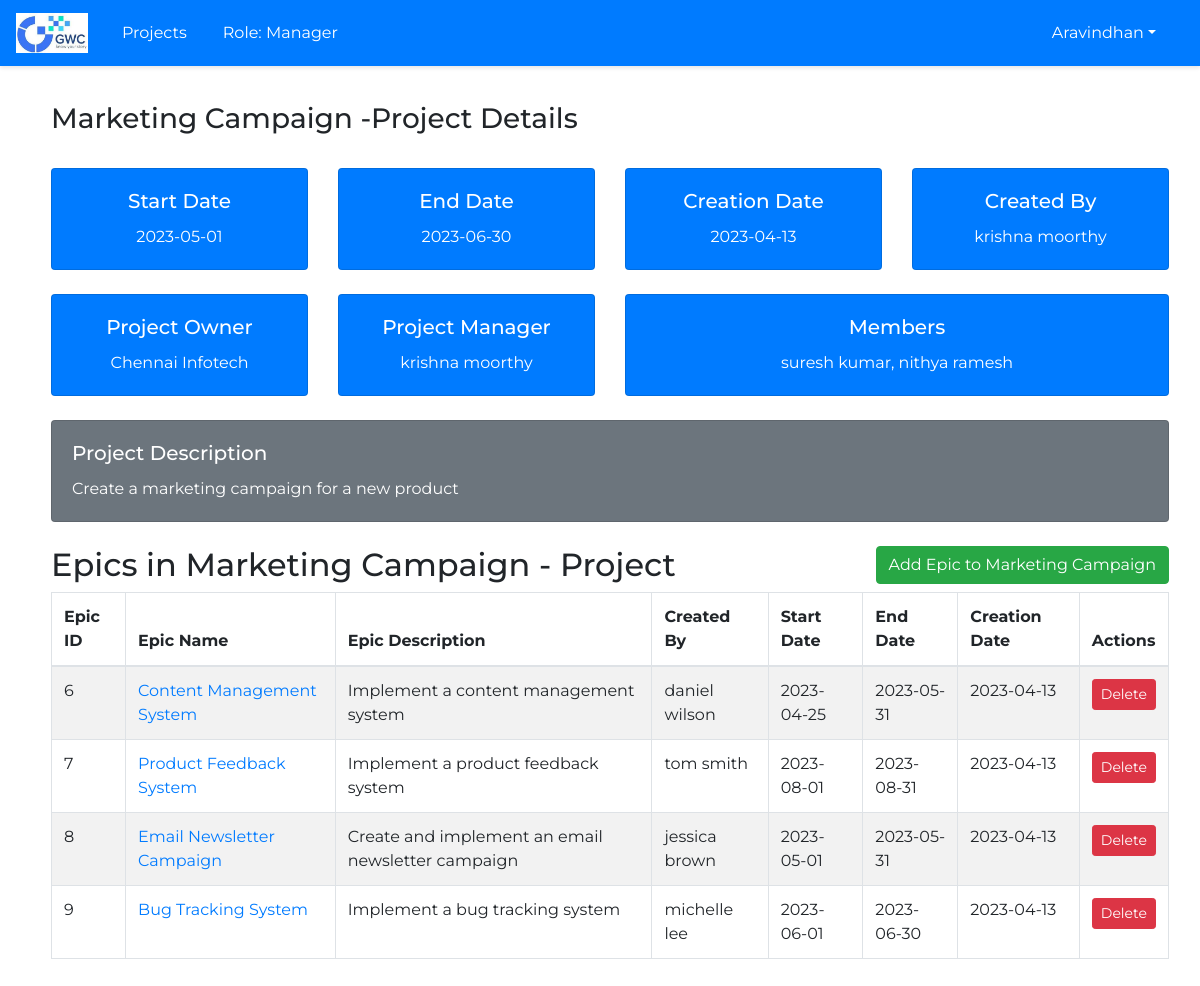
The page /project/2 (signed in) on the database its author committed.
### main.py (models this page shows, shortened)
class Users(db.Model):
    id = db.Column(db.Integer(), primary_key=True, autoincrement=True)
    Email = db.Column(db.String(250), unique=True, nullable=False)
    Name = db.Column(db.String(250), nullable=False)
    User_Role = db.Column(db.String(250), default='Member', nullable=False)
    Password = db.Column(db.String(250), nullable=False)
    Designation = db.Column(db.String(250), nullable=False)
    Creation_Date = db.Column(db.DateTime(), default=dt.datetime.utcnow() + dt.timedelta(hours=5, minutes=30), nullable=False)

class Project(db.Model):
    id = db.Column(db.Integer(), primary_key=True, autoincrement=True)
    ProjectName = db.Column(db.String(250), nullable=False)
    ProjectOwner = db.Column(db.String(250), nullable=False)
    ProjectDescription = db.Column(db.Text)
    ProjectManager = db.Column(db.String(250), nullable=False)
    CreatedBy = db.Column(db.String(250), nullable=False)
    Members = db.Column(db.Text)
    StartDate = db.Column(db.Date(), nullable=False)
    EndDate = db.Column(db.Date(), nullable=False)
    CreationDate = db.Column(db.DateTime(), default=dt.datetime.utcnow() + dt.timedelta(hours=5, minutes=30), nullable=False)

class Epic(db.Model):
    id = db.Column(db.Integer(), primary_key=True, autoincrement=True)
    EpicName = db.Column(db.String(250), nullable=False)
    EpicDescription = db.Column(db.Text)
    CreatedBy = db.Column(db.String(250), nullable=False)
    StartDate = db.Column(db.Date(), nullable=False)
    EndDate = db.Column(db.Date(), nullable=False)
    CreationDate = db.Column(db.DateTime(), default=dt.datetime.utcnow() + dt.timedelta(hours=5, minutes=30), nullable=False)
    ProjectID = db.Column(db.Integer(), db.ForeignKey('project.id'), nullable=False)

### main.py (the view)
@app.route('/project/<int:project_id>', methods=['POST', 'GET'])
def project_details(project_id):
    project = Project.query.get_or_404(project_id)
    epics_data = Epic.query.filter_by(ProjectID=project_id).all()
    return render_template('project_details.html', project=project, epics=epics_data, project_name=project.ProjectName)

### main.py (called while the page is built, shortened)
@app.before_request
def require_login():
    allowed_routes = ['login','static', 'show_register']  # add any route that doesn't require login here
    if request.endpoint not in allowed_routes and 'user_id' not in session:
        return redirect(url_for('login'))

@app.before_request
def restrict_access_member():
    user_id = session.get('user_id')
    if user_id:
        user = Users.query.filter_by(id=user_id).first()

@app.before_request
def restrict_access_teamlead():
    user_id = session.get('user_id')
    if user_id:
        user = Users.query.filter_by(id=user_id).first()
        if user.User_Role == 'Team Lead':
            restricted_functions = ['add_project', 'add_epic', 'add_story', 'update_project', 'update_epic', 'update_story', 'delete_story', 'delete_epic','show_users','update_user_role']
            if request.endpoint in restricted_functions:
                abort(403)  # Forbidden

@app.before_request
def restrict_access_manager():
    user_id = session.get('user_id')
    if user_id:
        user = Users.query.filter_by(id=user_id).first()
        if user.User_Role == 'Manager':
            restricted_functions = ['add_project', 'update_project','show_users','update_user_role']
            if request.endpoint in restricted_functions:
                abort(403)  # Forbidden

@app.context_processor
def inject_user():
    def get_user():
        if 'user_id' in session:
            user = Users.query.get(session['user_id'])
            return user
        return None
    return {'user': get_user()}

### templates/project_details.html (shortened to what this page needs)
{% extends "base_layout.html" %}
{% block main %}
<div class="container-fluid">
<div class="row">
  <div class="col-md-8">
    <h3>{{ project_name }} -Project Details</h3>
  </div>
</div>
<br>
<div class="row">
  <div class="col-sm-3">
    <div class="card text-center bg-primary text-white">
      <div class="card-body">
        <h5 class="card-title">Start Date</h5>
        <p class="card-text">{{ project.StartDate }}</p>
      </div>
    </div>
  </div>
  <div class="col-sm-3">
    <div class="card text-center bg-primary text-white">
      <div class="card-body">
        <h5 class="card-title">End Date</h5>
        <p class="card-text">{{ project.EndDate }}</p>
      </div>
    </div>
  </div>
  <div class="col-sm-3">
    <div class="card  text-center bg-primary text-white">
      <div class="card-body">
        <h5 class="card-title">Creation Date</h5>
        <p class="card-text">{{ project.CreationDate.date() }}</p>
      </div>
    </div>
  </div>
  <div class="col-sm-3">
    <div class="card  text-center bg-primary text-white">
      <div class="card-body">
        <h5 class="card-title">Created By</h5>
        <p class="card-text">{{ project.CreatedBy.split('@')[0].lower() }}</p>
      </div>
    </div>
  </div>
</div>
<br>
<div class="row">
  <div class="col-sm-3">
    <div class="card text-center bg-primary text-white">
      <div class="card-body">
        <h5 class="card-title">Project Owner</h5>
        <p class="card-text">{{ project.ProjectOwner }}</p>
      </div>
    </div>
  </div>
  <div class="col-sm-3">
    <div class="card text-center bg-primary text-white">
      <div class="card-body">
        <h5 class="card-title">Project Manager</h5>
        <p class="card-text">{{ project.ProjectManager.split('@')[0].lower() }}</p>
      </div>
    </div>
  </div>
  <div class="col-sm-6">
    <div class="card  text-center bg-primary text-white">
      <div class="card-body">
        <h5 class="card-title">Members</h5>
        <p class="card-text">{{ project.Members.split('@')[0].lower() }}</p>
      </div>
    </div>
  </div>
</div>
<br>
<div class="row">
  <div class="col-sm-12">
    <div class="card text-white bg-secondary">
      <div class="card-body">
        <h5 class="card-title">Project Description</h5>
        <p class="card-text">{{ project.ProjectDescription }}</p>
      </div>
    </div>
  </div>
</div>
<br>
<div class="row">
<div class="col-md-8">
<h2>Epics in {{ project_name }} - Project</h2>
</div>
{% if user.User_Role not in ['Member', 'Team Lead'] %}
<div class="col-md-4">
  <form action="{{ url_for('add_epic', project_id=project.id) }}" method="GET" style="text-align: right;">
  <button type="submit" class="btn btn-success ">Add Epic to {{ project.ProjectName }}</button>
  </form>
</div>
{% endif %}
</div>
    <table class="table table-striped table-bordered table-hover">
      <thead>
        <tr>
          <th scope="col">Epic ID</th>
          <th scope="col">Epic Name</th>
          <th scope="col">Epic Description</th>
          <th scope="col">Created By</th>
          <th scope="col">Start Date</th>
          <th scope="col">End Date</th>
          <th scope="col">Creation Date</th>
          {% if user.User_Role not in ['Member', 'Team Lead'] %}
          <th scope="col">Actions</th>
          {% endif %}
        </tr>
      </thead>
      <tbody>
        {% for epic in epics %}
          <tr>
            <td scope="row">{{ epic.id }}</td>
            <td><a href="{{ url_for('epic_details', epic_id=epic.id) }}">{{ epic.EpicName }}</a></td>
            <td>{{ epic.EpicDescription }}</td>
            <td>{{ epic.CreatedBy.split('@')[0].lower() }}</td>
            <td>{{ epic.StartDate }}</td>
            <td>{{ epic.EndDate }}</td>
            <td>{{ epic.CreationDate.date() }}</td>
            {% if user.User_Role not in ['Member', 'Team Lead'] %}
            <td>
              <form action="{{ url_for('delete_epic', project_id=project.id,epic_id=epic.id) }}" method="POST" onsubmit="return confirm('Are you sure you want to delete this Epic?');">
                <button type="submit" class="btn btn-danger btn-sm">Delete</button>
              </form>
            </td>
            {% endif %}
          </tr>
        {% endfor %}
      </tbody>
    </table>
{% endblock %}

### templates/base_layout.html (shortened to what this page needs)
<!DOCTYPE html>
<html>
  <head>
      <link rel="stylesheet" href="https://maxcdn.bootstrapcdn.com/bootstrap/4.5.2/css/bootstrap.min.css">
      <link href="{{ url_for('static', filename='css/base_layout-style.css') }}" rel="stylesheet">
  </head>
  <body>
    <nav class="navbar navbar-expand-md navbar-light bg-primary">
      <a class="navbar-brand" href="{{ url_for('login') }}">
        <img src="{{ url_for('static', filename='images/placeholder-logo.png') }}" alt="Logo">
      </a>
      <ul class="navbar-nav">
        {% if user.User_Role in ['Manager', 'Admin', 'Team Lead'] %}
        <li class="nav-item">
          <a class="nav-link" href="{{ url_for('show_projects') }}">Projects</a>
        </li>
        {% endif %}
        <li class="nav-item nav-link">
          Role: {{ user.User_Role }}
        </li>
      </ul>
      <ul class="navbar-nav ml-auto">
        <li class="nav-item dropdown">
          <a class="nav-link dropdown-toggle" href="#" id="navbardrop" data-toggle="dropdown">{{ user.Name }}</a>
        </li>
      </ul>
    </nav>
    <main>
      {% block main %}
      {% endblock %}
    </main>
  </body>
</html>

### static/css/base_layout-style.css (style rules this page uses)
* { box-sizing: border-box; margin: 0; padding: 0; }
body { background-color: white; font-family: 'Montserrat', sans-serif; }
.navbar-brand img { height: 40px; margin-right: 10px; }
.navbar-nav li { padding-right: 20px; color: white !important; }
.nav-link { color: white !important; }
nav { display: flex; justify-content: space-between; align-items: center; padding: 1rem; background-color: white; box-shadow: 0px 2px 4px rgba(0, 0, 0, 0.1); }
main { margin: 20px 0 0 20px; padding: 1rem; }

### rows shown on the page
Users: User_Role "Manager", Name "Aravindhan"
Project: ProjectName "Marketing Campaign", StartDate "2023-05-01", EndDate "2023-06-30", CreationDate "2023-04-13", CreatedBy.split "krishna moorthy", ProjectOwner "Chennai Infotech", ProjectManager.split "krishna moorthy", Members.split "suresh kumar, nithya ramesh", ProjectDescription "Create a marketing campaign for a new product"
Epic: id "6", EpicName "Content Management System", EpicDescription "Implement a content management system", CreatedBy.split "daniel wilson", StartDate "2023-04-25", EndDate "2023-05-31", CreationDate "2023-04-13"
Epic: id "7", EpicName "Product Feedback System", EpicDescription "Implement a product feedback system", CreatedBy.split "tom smith", StartDate "2023-08-01", EndDate "2023-08-31", CreationDate "2023-04-13"
Epic: id "8", EpicName "Email Newsletter Campaign", EpicDescription "Create and implement an email newsletter campaign", CreatedBy.split "jessica brown", StartDate "2023-05-01", EndDate "2023-05-31", CreationDate "2023-04-13"
Epic: id "9", EpicName "Bug Tracking System", EpicDescription "Implement a bug tracking system", CreatedBy.split "michelle lee", StartDate "2023-06-01", EndDate "2023-06-30", CreationDate "2023-04-13"
